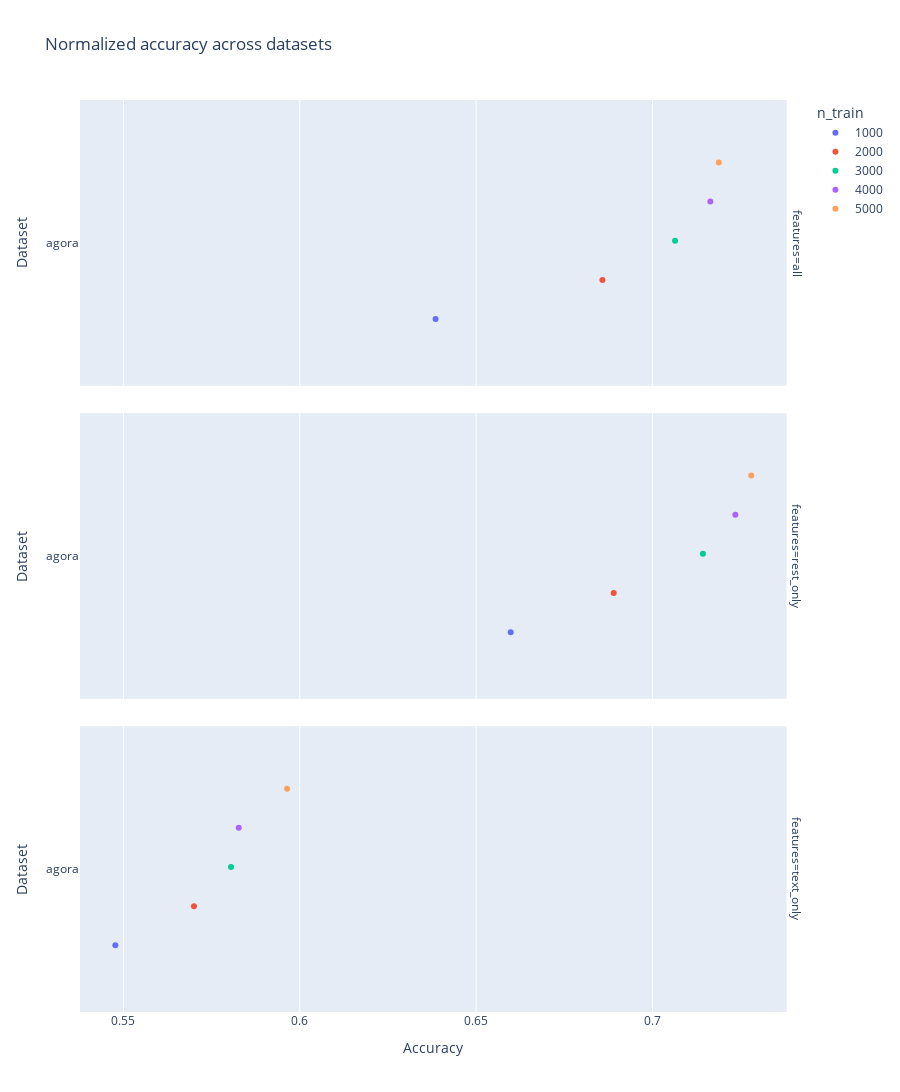

Notebook cell for this chart:
### Code cell
import plotly.express as px

# filter for models starting by "skrub" or openai or "lm__all-distilroberta-v1", "lm__all-mpnet-base-v2"
melted_results = melted_results[(melted_results["dataset"] == "agora") & (melted_results["encoding"] == "skrub__minhash_30") & (melted_results["model"] == "GradientBoostingClassifier")]
group_cols = ['dataset', 'model', 'dim_reduction', 'encoding', "features", "n_train"]
# show counts per group
print(melted_results.groupby(group_cols).count())
melted_results = melted_results.groupby(group_cols).mean().reset_index()
print(melted_results.shape)




# # Create the plot
fig = px.strip(
    data_frame=melted_results,
    x="accuracy",
    y="dataset",
    color="n_train",
    #color="dim_reduction",
    facet_row = "features",
    category_orders={"model": ['TabPFNClassifier', 'GradientBoostingClassifier', 'LogisticRegression']},
    title="Normalized accuracy across datasets",
    hover_data=melted_results.columns,
    labels={"accuracy": "Accuracy", "dataset": "Dataset", "model": "Model"},
    height=1200,
    width=900,
)

# Show the figure
fig.show()

### Figure 1 — Plotly figure (JSON) as saved in the notebook; plotly's stock layout.template omitted (floating-point values rounded to 4 significant figures)
{"data": [{"alignmentgroup": "True", "boxpoints": "all", "customdata": [["GradientBoostingClassifier", "passthrough", "skrub__minhash_30", "all", 1000, 0.6385, 0.691, 2000]], "fillcolor": "rgba(255,255,255,0)", "hoveron": "points", "hovertemplate": "n_train=%{customdata[4]}<br>features=%{customdata[3]}<br>Accuracy=%{x}<br>Dataset=%{y}<br>Model=%{customdata[0]}<br>dim_reduction=%{customdata[1]}<br>encoding=%{customdata[2]}<br>accuracies=%{customdata[5]}<br>roc_auc=%{customdata[6]}<br>n_test=%{customdata[7]}<extra></extra>", "legendgroup": "1000", "line": {"color": "rgba(255,255,255,0)"}, "marker": {"color": "#636efa"}, "name": "1000", "offsetgroup": "1000", "orientation": "h", "pointpos": 0, "showlegend": true, "type": "box", "x": [0.6385], "x0": " ", "xaxis": "x3", "y": ["agora"], "y0": " ", "yaxis": "y3"}, {"alignmentgroup": "True", "boxpoints": "all", "customdata": [["GradientBoostingClassifier", "passthrough", "skrub__minhash_30", "rest_only", 1000, 0.6598, 0.7172, 2000]], "fillcolor": "rgba(255,255,255,0)", "hoveron": "points", "hovertemplate": "n_train=%{customdata[4]}<br>features=%{customdata[3]}<br>Accuracy=%{x}<br>Dataset=%{y}<br>Model=%{customdata[0]}<br>dim_reduction=%{customdata[1]}<br>encoding=%{customdata[2]}<br>accuracies=%{customdata[5]}<br>roc_auc=%{customdata[6]}<br>n_test=%{customdata[7]}<extra></extra>", "legendgroup": "1000", "line": {"color": "rgba(255,255,255,0)"}, "marker": {"color": "#636efa"}, "name": "1000", "offsetgroup": "1000", "orientation": "h", "pointpos": 0, "showlegend": false, "type": "box", "x": [0.6598], "x0": " ", "xaxis": "x2", "y": ["agora"], "y0": " ", "yaxis": "y2"}, {"alignmentgroup": "True", "boxpoints": "all", "customdata": [["GradientBoostingClassifier", "passthrough", "skrub__minhash_30", "text_only", 1000, 0.5477, 0.5644, 2000]], "fillcolor": "rgba(255,255,255,0)", "hoveron": "points", "hovertemplate": "n_train=%{customdata[4]}<br>features=%{customdata[3]}<br>Accuracy=%{x}<br>Dataset=%{y}<br>Model=%{customdata[0]}<br>dim_reduction=%{customdata[1]}<br>encoding=%{customdata[2]}<br>accuracies=%{customdata[5]}<br>roc_auc=%{customdata[6]}<br>n_test=%{customdata[7]}<extra></extra>", "legendgroup": "1000", "line": {"color": "rgba(255,255,255,0)"}, "marker": {"color": "#636efa"}, "name": "1000", "offsetgroup": "1000", "orientation": "h", "pointpos": 0, "showlegend": false, "type": "box", "x": [0.5477], "x0": " ", "xaxis": "x", "y": ["agora"], "y0": " ", "yaxis": "y"}, {"alignmentgroup": "True", "boxpoints": "all", "customdata": [["GradientBoostingClassifier", "passthrough", "skrub__minhash_30", "all", 2000, 0.6858, 0.751, 2000]], "fillcolor": "rgba(255,255,255,0)", "hoveron": "points", "hovertemplate": "n_train=%{customdata[4]}<br>features=%{customdata[3]}<br>Accuracy=%{x}<br>Dataset=%{y}<br>Model=%{customdata[0]}<br>dim_reduction=%{customdata[1]}<br>encoding=%{customdata[2]}<br>accuracies=%{customdata[5]}<br>roc_auc=%{customdata[6]}<br>n_test=%{customdata[7]}<extra></extra>", "legendgroup": "2000", "line": {"color": "rgba(255,255,255,0)"}, "marker": {"color": "#EF553B"}, "name": "2000", "offsetgroup": "2000", "orientation": "h", "pointpos": 0, "showlegend": true, "type": "box", "x": [0.6858], "x0": " ", "xaxis": "x3", "y": ["agora"], "y0": " ", "yaxis": "y3"}, {"alignmentgroup": "True", "boxpoints": "all", "customdata": [["GradientBoostingClassifier", "passthrough", "skrub__minhash_30", "rest_only", 2000, 0.689, 0.76, 2000]], "fillcolor": "rgba(255,255,255,0)", "hoveron": "points", "hovertemplate": "n_train=%{customdata[4]}<br>features=%{customdata[3]}<br>Accuracy=%{x}<br>Dataset=%{y}<br>Model=%{customdata[0]}<br>dim_reduction=%{customdata[1]}<br>encoding=%{customdata[2]}<br>accuracies=%{customdata[5]}<br>roc_auc=%{customdata[6]}<br>n_test=%{customdata[7]}<extra></extra>", "legendgroup": "2000", "line": {"color": "rgba(255,255,255,0)"}, "marker": {"color": "#EF553B"}, "name": "2000", "offsetgroup": "2000", "orientation": "h", "pointpos": 0, "showlegend": false, "type": "box", "x": [0.689], "x0": " ", "xaxis": "x2", "y": ["agora"], "y0": " ", "yaxis": "y2"}, {"alignmentgroup": "True", "boxpoints": "all", "customdata": [["GradientBoostingClassifier", "passthrough", "skrub__minhash_30", "text_only", 2000, 0.57, 0.6033, 2000]], "fillcolor": "rgba(255,255,255,0)", "hoveron": "points", "hovertemplate": "n_train=%{customdata[4]}<br>features=%{customdata[3]}<br>Accuracy=%{x}<br>Dataset=%{y}<br>Model=%{customdata[0]}<br>dim_reduction=%{customdata[1]}<br>encoding=%{customdata[2]}<br>accuracies=%{customdata[5]}<br>roc_auc=%{customdata[6]}<br>n_test=%{customdata[7]}<extra></extra>", "legendgroup": "2000", "line": {"color": "rgba(255,255,255,0)"}, "marker": {"color": "#EF553B"}, "name": "2000", "offsetgroup": "2000", "orientation": "h", "pointpos": 0, "showlegend": false, "type": "box", "x": [0.57], "x0": " ", "xaxis": "x", "y": ["agora"], "y0": " ", "yaxis": "y"}, {"alignmentgroup": "True", "boxpoints": "all", "customdata": [["GradientBoostingClassifier", "passthrough", "skrub__minhash_30", "all", 3000, 0.7064, 0.7838, 2000]], "fillcolor": "rgba(255,255,255,0)", "hoveron": "points", "hovertemplate": "n_train=%{customdata[4]}<br>features=%{customdata[3]}<br>Accuracy=%{x}<br>Dataset=%{y}<br>Model=%{customdata[0]}<br>dim_reduction=%{customdata[1]}<br>encoding=%{customdata[2]}<br>accuracies=%{customdata[5]}<br>roc_auc=%{customdata[6]}<br>n_test=%{customdata[7]}<extra></extra>", "legendgroup": "3000", "line": {"color": "rgba(255,255,255,0)"}, "marker": {"color": "#00cc96"}, "name": "3000", "offsetgroup": "3000", "orientation": "h", "pointpos": 0, "showlegend": true, "type": "box", "x": [0.7064], "x0": " ", "xaxis": "x3", "y": ["agora"], "y0": " ", "yaxis": "y3"}, {"alignmentgroup": "True", "boxpoints": "all", "customdata": [["GradientBoostingClassifier", "passthrough", "skrub__minhash_30", "rest_only", 3000, 0.7143, 0.7894, 2000]], "fillcolor": "rgba(255,255,255,0)", "hoveron": "points", "hovertemplate": "n_train=%{customdata[4]}<br>features=%{customdata[3]}<br>Accuracy=%{x}<br>Dataset=%{y}<br>Model=%{customdata[0]}<br>dim_reduction=%{customdata[1]}<br>encoding=%{customdata[2]}<br>accuracies=%{customdata[5]}<br>roc_auc=%{customdata[6]}<br>n_test=%{customdata[7]}<extra></extra>", "legendgroup": "3000", "line": {"color": "rgba(255,255,255,0)"}, "marker": {"color": "#00cc96"}, "name": "3000", "offsetgroup": "3000", "orientation": "h", "pointpos": 0, "showlegend": false, "type": "box", "x": [0.7143], "x0": " ", "xaxis": "x2", "y": ["agora"], "y0": " ", "yaxis": "y2"}, {"alignmentgroup": "True", "boxpoints": "all", "customdata": [["GradientBoostingClassifier", "passthrough", "skrub__minhash_30", "text_only", 3000, 0.5805, 0.618, 2000]], "fillcolor": "rgba(255,255,255,0)", "hoveron": "points", "hovertemplate": "n_train=%{customdata[4]}<br>features=%{customdata[3]}<br>Accuracy=%{x}<br>Dataset=%{y}<br>Model=%{customdata[0]}<br>dim_reduction=%{customdata[1]}<br>encoding=%{customdata[2]}<br>accuracies=%{customdata[5]}<br>roc_auc=%{customdata[6]}<br>n_test=%{customdata[7]}<extra></extra>", "legendgroup": "3000", "line": {"color": "rgba(255,255,255,0)"}, "marker": {"color": "#00cc96"}, "name": "3000", "offsetgroup": "3000", "orientation": "h", "pointpos": 0, "showlegend": false, "type": "box", "x": [0.5805], "x0": " ", "xaxis": "x", "y": ["agora"], "y0": " ", "yaxis": "y"}, {"alignmentgroup": "True", "boxpoints": "all", "customdata": [["GradientBoostingClassifier", "passthrough", "skrub__minhash_30", "all", 4000, 0.7164, 0.7948, 2000]], "fillcolor": "rgba(255,255,255,0)", "hoveron": "points", "hovertemplate": "n_train=%{customdata[4]}<br>features=%{customdata[3]}<br>Accuracy=%{x}<br>Dataset=%{y}<br>Model=%{customdata[0]}<br>dim_reduction=%{customdata[1]}<br>encoding=%{customdata[2]}<br>accuracies=%{customdata[5]}<br>roc_auc=%{customdata[6]}<br>n_test=%{customdata[7]}<extra></extra>", "legendgroup": "4000", "line": {"color": "rgba(255,255,255,0)"}, "marker": {"color": "#ab63fa"}, "name": "4000", "offsetgroup": "4000", "orientation": "h", "pointpos": 0, "showlegend": true, "type": "box", "x": [0.7164], "x0": " ", "xaxis": "x3", "y": ["agora"], "y0": " ", "yaxis": "y3"}, {"alignmentgroup": "True", "boxpoints": "all", "customdata": [["GradientBoostingClassifier", "passthrough", "skrub__minhash_30", "rest_only", 4000, 0.7235, 0.8028, 2000]], "fillcolor": "rgba(255,255,255,0)", "hoveron": "points", "hovertemplate": "n_train=%{customdata[4]}<br>features=%{customdata[3]}<br>Accuracy=%{x}<br>Dataset=%{y}<br>Model=%{customdata[0]}<br>dim_reduction=%{customdata[1]}<br>encoding=%{customdata[2]}<br>accuracies=%{customdata[5]}<br>roc_auc=%{customdata[6]}<br>n_test=%{customdata[7]}<extra></extra>", "legendgroup": "4000", "line": {"color": "rgba(255,255,255,0)"}, "marker": {"color": "#ab63fa"}, "name": "4000", "offsetgroup": "4000", "orientation": "h", "pointpos": 0, "showlegend": false, "type": "box", "x": [0.7235], "x0": " ", "xaxis": "x2", "y": ["agora"], "y0": " ", "yaxis": "y2"}, {"alignmentgroup": "True", "boxpoints": "all", "customdata": [["GradientBoostingClassifier", "passthrough", "skrub__minhash_30", "text_only", 4000, 0.5827, 0.6187, 2000]], "fillcolor": "rgba(255,255,255,0)", "hoveron": "points", "hovertemplate": "n_train=%{customdata[4]}<br>features=%{customdata[3]}<br>Accuracy=%{x}<br>Dataset=%{y}<br>Model=%{customdata[0]}<br>dim_reduction=%{customdata[1]}<br>encoding=%{customdata[2]}<br>accuracies=%{customdata[5]}<br>roc_auc=%{customdata[6]}<br>n_test=%{customdata[7]}<extra></extra>", "legendgroup": "4000", "line": {"color": "rgba(255,255,255,0)"}, "marker": {"color": "#ab63fa"}, "name": "4000", "offsetgroup": "4000", "orientation": "h", "pointpos": 0, "showlegend": false, "type": "box", "x": [0.5827], "x0": " ", "xaxis": "x", "y": ["agora"], "y0": " ", "yaxis": "y"}, {"alignmentgroup": "True", "boxpoints": "all", "customdata": [["GradientBoostingClassifier", "passthrough", "skrub__minhash_30", "all", 5000, 0.7188, 0.7974, 2000]], "fillcolor": "rgba(255,255,255,0)", "hoveron": "points", "hovertemplate": "n_train=%{customdata[4]}<br>features=%{customdata[3]}<br>Accuracy=%{x}<br>Dataset=%{y}<br>Model=%{customdata[0]}<br>dim_reduction=%{customdata[1]}<br>encoding=%{customdata[2]}<br>accuracies=%{customdata[5]}<br>roc_auc=%{customdata[6]}<br>n_test=%{customdata[7]}<extra></extra>", "legendgroup": "5000", "line": {"color": "rgba(255,255,255,0)"}, "marker": {"color": "#FFA15A"}, "name": "5000", "offsetgroup": "5000", "orientation": "h", "pointpos": 0, "showlegend": true, "type": "box", "x": [0.7188], "x0": " ", "xaxis": "x3", "y": ["agora"], "y0": " ", "yaxis": "y3"}, {"alignmentgroup": "True", "boxpoints": "all", "customdata": [["GradientBoostingClassifier", "passthrough", "skrub__minhash_30", "rest_only", 5000, 0.728, 0.8041, 2000]], "fillcolor": "rgba(255,255,255,0)", "hoveron": "points", "hovertemplate": "n_train=%{customdata[4]}<br>features=%{customdata[3]}<br>Accuracy=%{x}<br>Dataset=%{y}<br>Model=%{customdata[0]}<br>dim_reduction=%{customdata[1]}<br>encoding=%{customdata[2]}<br>accuracies=%{customdata[5]}<br>roc_auc=%{customdata[6]}<br>n_test=%{customdata[7]}<extra></extra>", "legendgroup": "5000", "line": {"color": "rgba(255,255,255,0)"}, "marker": {"color": "#FFA15A"}, "name": "5000", "offsetgroup": "5000", "orientation": "h", "pointpos": 0, "showlegend": false, "type": "box", "x": [0.728], "x0": " ", "xaxis": "x2", "y": ["agora"], "y0": " ", "yaxis": "y2"}, {"alignmentgroup": "True", "boxpoints": "all", "customdata": [["GradientBoostingClassifier", "passthrough", "skrub__minhash_30", "text_only", 5000, 0.5964, 0.6347, 2000]], "fillcolor": "rgba(255,255,255,0)", "hoveron": "points", "hovertemplate": "n_train=%{customdata[4]}<br>features=%{customdata[3]}<br>Accuracy=%{x}<br>Dataset=%{y}<br>Model=%{customdata[0]}<br>dim_reduction=%{customdata[1]}<br>encoding=%{customdata[2]}<br>accuracies=%{customdata[5]}<br>roc_auc=%{customdata[6]}<br>n_test=%{customdata[7]}<extra></extra>", "legendgroup": "5000", "line": {"color": "rgba(255,255,255,0)"}, "marker": {"color": "#FFA15A"}, "name": "5000", "offsetgroup": "5000", "orientation": "h", "pointpos": 0, "showlegend": false, "type": "box", "x": [0.5964], "x0": " ", "xaxis": "x", "y": ["agora"], "y0": " ", "yaxis": "y"}], "layout": {"annotations": [{"font": {}, "showarrow": false, "text": "features=text_only", "textangle": 90, "x": 0.98, "xanchor": "left", "xref": "paper", "y": 0.1567, "yanchor": "middle", "yref": "paper"}, {"font": {}, "showarrow": false, "text": "features=rest_only", "textangle": 90, "x": 0.98, "xanchor": "left", "xref": "paper", "y": 0.5, "yanchor": "middle", "yref": "paper"}, {"font": {}, "showarrow": false, "text": "features=all", "textangle": 90, "x": 0.98, "xanchor": "left", "xref": "paper", "y": 0.8433, "yanchor": "middle", "yref": "paper"}], "boxmode": "group", "height": 1200, "legend": {"title": {"text": "n_train"}, "tracegroupgap": 0}, "title": {"text": "Normalized accuracy across datasets"}, "width": 900, "xaxis": {"anchor": "y", "domain": [0, 0.98], "title": {"text": "Accuracy"}}, "xaxis2": {"anchor": "y2", "domain": [0, 0.98], "matches": "x", "showticklabels": false}, "xaxis3": {"anchor": "y3", "domain": [0, 0.98], "matches": "x", "showticklabels": false}, "yaxis": {"anchor": "x", "domain": [0, 0.3133], "title": {"text": "Dataset"}}, "yaxis2": {"anchor": "x2", "domain": [0.3433, 0.6567], "matches": "y", "title": {"text": "Dataset"}}, "yaxis3": {"anchor": "x3", "domain": [0.6867, 1.0], "matches": "y", "title": {"text": "Dataset"}}}}
